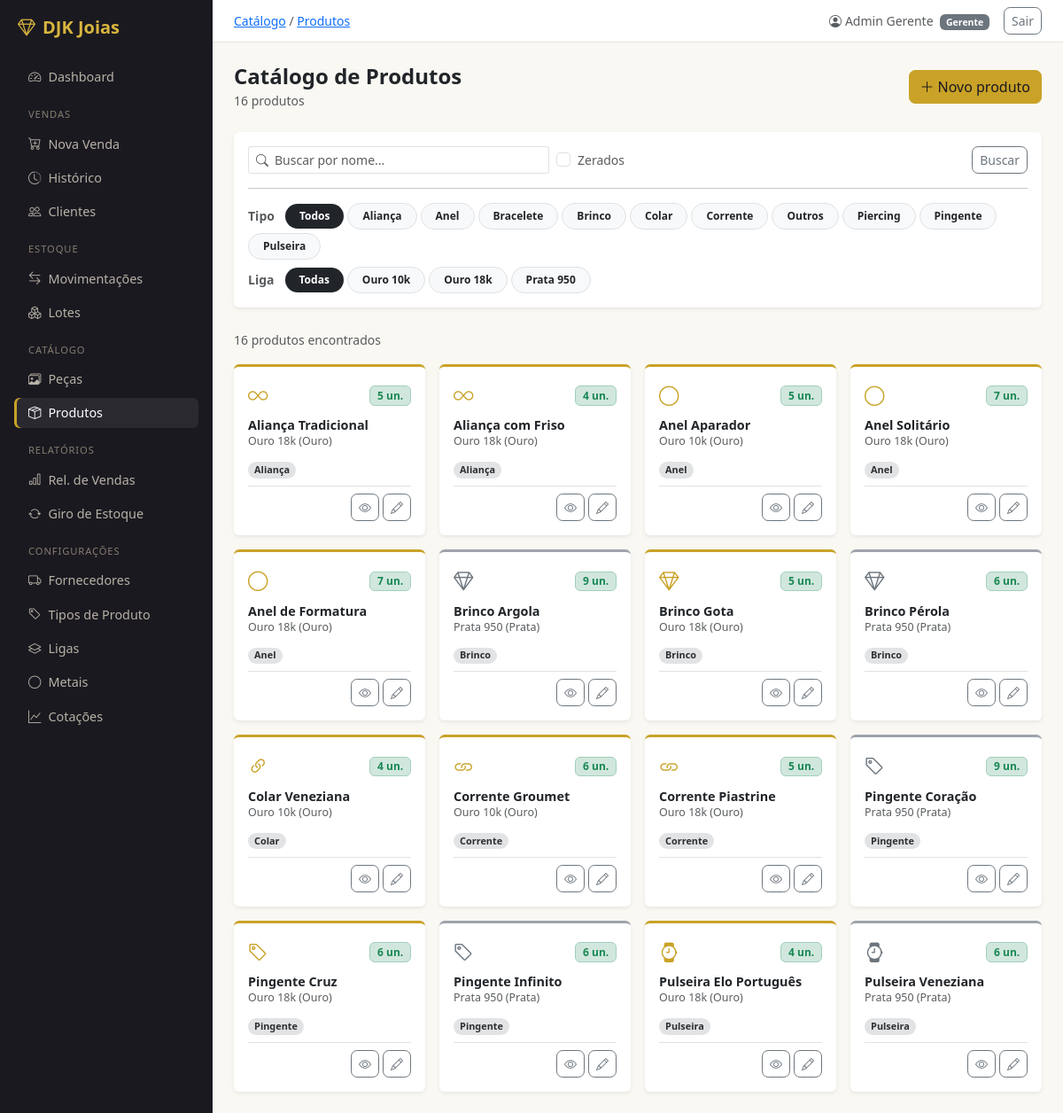
/catalogo/produtos/ (signed in), run on the app's committed database.
### usuarios/models.py (models this page shows, shortened)
class Usuario(AbstractUser):
    class Perfil(models.TextChoices):
        GERENTE  = 'GER', 'Gerente'
        VENDEDOR = 'VEN', 'Vendedor'
    perfil    = models.CharField(max_length=3, choices=Perfil.choices, default=Perfil.VENDEDOR)
    telefone  = models.CharField(max_length=20, blank=True)
    criado_em = models.DateTimeField(auto_now_add=True)
    class Meta:
        verbose_name        = 'Usuário'
        verbose_name_plural = 'Usuários'
        ordering            = ['first_name', 'last_name']
    @property
    def is_gerente(self):
        return self.perfil == self.Perfil.GERENTE

### catalogo/models.py (models this page shows, shortened)
class TipoProduto(models.Model):
    nome = models.CharField(max_length=50, unique=True)
    class Meta:
        verbose_name        = 'Tipo de Produto'
        verbose_name_plural = 'Tipos de Produto'
        ordering            = ['nome']
    def __str__(self):
        return self.nome

class Liga(models.Model):
    nome   = models.CharField(max_length=50, unique=True)
    metal  = models.ForeignKey(Metal, on_delete=models.PROTECT, related_name='ligas')
    pureza = models.DecimalField(
        max_digits=6, decimal_places=5,
        validators=[MinValueValidator(Decimal('0.00001')), MaxValueValidator(Decimal('1.0'))],
        help_text='Fração pura do metal. Ex: 0.75000 para Ouro 18k',
    )
    class Meta:
        verbose_name        = 'Liga'
        verbose_name_plural = 'Ligas'
        ordering            = ['metal', 'nome']
    def __str__(self):
        return f'{self.nome} ({self.metal})'

class Produto(models.Model):
    nome      = models.CharField(max_length=150, db_index=True)
    descricao = models.TextField(blank=True)
    tipo      = models.ForeignKey(TipoProduto, on_delete=models.PROTECT, null=True, blank=True, related_name='produtos')
    liga      = models.ForeignKey(Liga, on_delete=models.PROTECT, null=True, blank=True, related_name='produtos')
    criado_em     = models.DateTimeField(auto_now_add=True)
    atualizado_em = models.DateTimeField(auto_now=True)
    class Meta:
        verbose_name        = 'Produto'
        verbose_name_plural = 'Produtos'
        ordering            = ['nome']

class Metal(models.Model):
    nome    = models.CharField(max_length=50, unique=True)
    simbolo = models.CharField(max_length=10, unique=True, help_text='Símbolo da API. Ex: XAU, XAG')
    class Meta:
        verbose_name        = 'Metal'
        verbose_name_plural = 'Metais'
        ordering            = ['nome']
    def __str__(self):
        return self.nome

### catalogo/views.py (the view)
# urls.py: path('produtos/',                  views.ProdutoListView.as_view(),   name='produto_list'),
class ProdutoListView(LoginRequiredMixin, ListView):
    model               = Produto
    template_name       = 'catalogo/produto_list.html'
    context_object_name = 'produtos'
    paginate_by         = 24
    def get_queryset(self):
        qs = Produto.objects.select_related('liga__metal', 'tipo')
        qs = _anotar_estoque(qs)
        if busca := self.request.GET.get('q'):
            qs = qs.filter(nome__icontains=busca)
        if tipo_id := self.request.GET.get('tipo'):
            qs = qs.filter(tipo_id=tipo_id)
        if liga_ids := self.request.GET.getlist('liga'):
            qs = qs.filter(liga_id__in=liga_ids)
        if self.request.GET.get('sem_estoque'):
            qs = qs.filter(estoque_calc=0)
        return qs.order_by('nome')
    def get_context_data(self, **kwargs):
        ctx = super().get_context_data(**kwargs)
        ctx['busca']             = self.request.GET.get('q', '')
        ctx['sem_estoque']       = self.request.GET.get('sem_estoque', '')
        ctx['tipo_atual']        = self.request.GET.get('tipo', '')
        ctx['todos_tipos']       = TipoProduto.objects.order_by('nome')
        ctx['ligas_selecionadas'] = self.request.GET.getlist('liga')
        ctx['todas_ligas']       = Liga.objects.select_related('metal').order_by('nome')
        return ctx

### templates/catalogo/produto_list.html (shortened to what this page needs)
{% extends 'base.html' %}
{% block breadcrumb %}<a href="{% url 'catalogo:peca_list' %}">Catálogo</a> / <a href="{% url 'catalogo:produto_list' %}">Produtos</a>{% endblock %}
{% block content %}
<div class="d-flex align-items-center justify-content-between mb-4">
  <div>
    <h4 class="fw-semibold mb-0">Catálogo de Produtos</h4>
    <span class="text-muted small">{{ page_obj.paginator.count }} produto{{ page_obj.paginator.count|pluralize }}</span>
  </div>
  {% if user.is_gerente %}
  <a href="{% url 'catalogo:produto_create' %}" class="btn btn-warning">
    <i class="bi bi-plus-lg me-1"></i>Novo produto
  </a>
  {% endif %}
</div>
<div class="card border-0 shadow-sm mb-4">
  <div class="card-body py-3">
    <form method="get" id="filtro-form">
      <div class="d-flex flex-wrap align-items-center gap-2">
        <div class="input-group input-group-sm flex-grow-1" style="max-width:340px">
          <span class="input-group-text bg-transparent border-end-0">
            <i class="bi bi-search text-muted"></i>
          </span>
          <input type="text" name="q" value="{{ busca }}" class="form-control border-start-0 ps-0"
                 placeholder="Buscar por nome...">
        </div>
        <div class="form-check mb-0">
          <input type="checkbox" name="sem_estoque" id="sem_estoque" value="1"
                 class="form-check-input" {% if sem_estoque %}checked{% endif %}
                 onchange="document.getElementById('filtro-form').submit()">
          <label for="sem_estoque" class="form-check-label small text-muted">Zerados</label>
        </div>
        <button type="submit" class="btn btn-sm btn-outline-secondary ms-auto">Buscar</button>
      </div>
      <hr class="my-3">
      <div class="d-flex flex-wrap align-items-center gap-1 mb-2">
        <span class="small fw-semibold text-muted me-2">Tipo</span>
        <a href="?{% if busca %}q={{ busca }}&{% endif %}{% if sem_estoque %}sem_estoque=1&{% endif %}{% for lid in ligas_selecionadas %}liga={{ lid }}&{% endfor %}"
           class="badge rounded-pill tipo-chip text-decoration-none py-2 px-3
                  {% if not tipo_atual %}bg-dark text-white{% else %}bg-light text-dark border{% endif %}">
          Todos
        </a>
        {% for tipo in todos_tipos %}
        <a href="?tipo={{ tipo.pk }}{% if busca %}&q={{ busca }}{% endif %}{% if sem_estoque %}&sem_estoque=1{% endif %}{% for lid in ligas_selecionadas %}&liga={{ lid }}{% endfor %}"
           class="badge rounded-pill tipo-chip text-decoration-none py-2 px-3
                  {% if tipo_atual == tipo.pk|stringformat:'s' %}bg-dark text-white{% else %}bg-light text-dark border{% endif %}">
          {{ tipo.nome }}
        </a>
        {% endfor %}
      </div>
      {% if todas_ligas %}
      <div class="d-flex flex-wrap align-items-center gap-1">
        <span class="small fw-semibold text-muted me-2">Liga</span>
        <a href="?{% if tipo_atual %}tipo={{ tipo_atual }}&{% endif %}{% if busca %}q={{ busca }}&{% endif %}{% if sem_estoque %}sem_estoque=1&{% endif %}"
           class="badge rounded-pill tipo-chip text-decoration-none py-2 px-3
                  {% if not ligas_selecionadas %}bg-dark text-white{% else %}bg-light text-dark border{% endif %}">
          Todas
        </a>
        {% for liga in todas_ligas %}
        <label class="badge rounded-pill tipo-chip py-2 px-3 mb-0
                      {% if liga.pk|stringformat:'s' in ligas_selecionadas %}bg-dark text-white{% else %}bg-light text-dark border{% endif %}">
          {{ liga.nome }}
        </label>
        {% endfor %}
      </div>
      {% endif %}
    </form>
  </div>
</div>
{% if produtos %}
<div class="mb-3">
  <span class="text-muted small">{{ page_obj.paginator.count }} produto{{ page_obj.paginator.count|pluralize }} encontrado{{ page_obj.paginator.count|pluralize }}</span>
</div>
<div class="row g-3">
  {% for produto in produtos %}
  {% with metal=produto.liga.metal.simbolo|default:"" %}
  <div class="col-sm-6 col-lg-4 col-xl-3">
    <div class="card border-0 shadow-sm h-100 produto-card"
         style="border-top: 3px solid {% if metal == 'XAU' %}#c9a227{% elif metal == 'XAG' %}#9ea3ab{% elif produto.liga %}#6ea8fe{% else %}#dee2e6{% endif %} !important">
      <div class="card-body d-flex flex-column gap-2 p-3">
        <div class="d-flex align-items-center justify-content-between">
          <i class="
            {% if produto.tipo.nome == 'Anel' %}bi bi-circle
            {% elif produto.tipo.nome == 'Aliança' %}bi bi-infinity
            {% elif produto.tipo.nome == 'Brinco' %}bi bi-gem
            {% elif produto.tipo.nome == 'Colar' %}bi bi-link-45deg
            {% elif produto.tipo.nome == 'Corrente' %}bi bi-link
            {% elif produto.tipo.nome == 'Pulseira' %}bi bi-watch
            {% elif produto.tipo.nome == 'Bracelete' %}bi bi-watch
            {% elif produto.tipo.nome == 'Pingente' %}bi bi-tag
            {% elif produto.tipo.nome == 'Piercing' %}bi bi-circle-fill
            {% else %}bi bi-box
            {% endif %}
            {% if metal == 'XAU' %}text-warning
            {% elif metal == 'XAG' %}text-secondary
            {% elif produto.liga %}text-primary
            {% else %}text-muted{% endif %}"
            style="font-size:1.4rem"></i>
          {% if produto.estoque_calc == 0 %}
          <span class="badge bg-danger-subtle text-danger border border-danger-subtle">Zerado</span>
          {% elif produto.estoque_calc <= 2 %}
          <span class="badge bg-warning-subtle text-warning-emphasis border border-warning-subtle">{{ produto.estoque_calc }} un.</span>
          {% else %}
          <span class="badge bg-success-subtle text-success border border-success-subtle">{{ produto.estoque_calc }} un.</span>
          {% endif %}
        </div>
        <div>
          <div class="fw-semibold lh-sm mb-0" style="font-size:.9rem">{{ produto.nome }}</div>
          {% if produto.liga %}
          <div class="text-muted" style="font-size:.78rem">{{ produto.liga }}</div>
          {% else %}
          <div class="text-muted" style="font-size:.78rem">Sem liga</div>
          {% endif %}
        </div>
        {% if produto.tipo %}
        <div>
          <span class="badge rounded-pill bg-secondary-subtle text-secondary-emphasis" style="font-size:.68rem">
            {{ produto.tipo }}
          </span>
        </div>
        {% endif %}
        <div class="mt-auto pt-2 border-top d-flex justify-content-end">
          <div class="d-flex gap-1">
            <a href="{% url 'catalogo:produto_detail' produto.pk %}"
               class="btn btn-sm btn-outline-secondary" title="Detalhes">
              <i class="bi bi-eye"></i>
            </a>
            {% if user.is_gerente %}
            <a href="{% url 'catalogo:produto_update' produto.pk %}"
               class="btn btn-sm btn-outline-secondary" title="Editar">
              <i class="bi bi-pencil"></i>
            </a>
            {% endif %}
          </div>
        </div>
      </div>
    </div>
  </div>
  {% endwith %}
  {% endfor %}
</div>
{% endif %}
{% endblock %}

### templates/base.html (shortened to what this page needs)
<!DOCTYPE html>
<html lang="pt-br">
<head>
  <link href="https://cdn.jsdelivr.net/npm/bootstrap@5.3.3/dist/css/bootstrap.min.css" rel="stylesheet">
  <link href="https://cdn.jsdelivr.net/npm/bootstrap-icons@1.11.3/font/bootstrap-icons.min.css" rel="stylesheet">
</head>
<body>
<div class="d-flex">
  <nav id="sidebar" class="p-3">
    <div class="text-white fw-bold fs-5 mb-4 px-1">
      <i class="bi bi-gem me-2"></i>DJK Joias
    </div>
    <ul class="nav flex-column gap-1">
      <li><a href="{% url 'dashboard:index' %}" class="nav-link {% if request.resolver_match.app_name == 'dashboard' %}active{% endif %}">
        <i class="bi bi-speedometer2 me-2"></i>Dashboard
      </a></li>
      <li class="sidebar-section">Vendas</li>
      <li><a href="{% url 'vendas:venda_create' %}" class="nav-link {% if request.resolver_match.url_name == 'venda_create' %}active{% endif %}">
        <i class="bi bi-cart-plus me-2"></i>Nova Venda
      </a></li>
      <li><a href="{% url 'vendas:venda_list' %}" class="nav-link {% if request.resolver_match.url_name == 'venda_list' or request.resolver_match.url_name == 'venda_detail' %}active{% endif %}">
        <i class="bi bi-clock-history me-2"></i>Histórico
      </a></li>
      <li><a href="{% url 'vendas:cliente_list' %}" class="nav-link {% if request.resolver_match.url_name|slice:':7' == 'cliente' %}active{% endif %}">
        <i class="bi bi-people me-2"></i>Clientes
      </a></li>
      <li class="sidebar-section">Estoque</li>
      <li><a href="{% url 'estoque:movimentacao_list' %}" class="nav-link {% if request.resolver_match.url_name == 'movimentacao_list' or request.resolver_match.url_name == 'movimentacao_create' %}active{% endif %}">
        <i class="bi bi-arrow-left-right me-2"></i>Movimentações
      </a></li>
      <li><a href="{% url 'estoque:lote_list' %}" class="nav-link {% if request.resolver_match.url_name|slice:':4' == 'lote' %}active{% endif %}">
        <i class="bi bi-boxes me-2"></i>Lotes
      </a></li>
      <li class="sidebar-section">Catálogo</li>
      <li><a href="{% url 'catalogo:peca_list' %}" class="nav-link {% if request.resolver_match.url_name|slice:':4' == 'peca' %}active{% endif %}">
        <i class="bi bi-images me-2"></i>Peças
      </a></li>
      <li><a href="{% url 'catalogo:produto_list' %}" class="nav-link {% if request.resolver_match.url_name|slice:':7' == 'produto' %}active{% endif %}">
        <i class="bi bi-box-seam me-2"></i>Produtos
      </a></li>
      {% if user.is_gerente %}
      <li class="sidebar-section">Relatórios</li>
      <li><a href="{% url 'relatorios:vendas' %}" class="nav-link {% if request.resolver_match.url_name == 'vendas' and request.resolver_match.app_name == 'relatorios' %}active{% endif %}">
        <i class="bi bi-bar-chart me-2"></i>Rel. de Vendas
      </a></li>
      <li><a href="{% url 'relatorios:giro' %}" class="nav-link {% if request.resolver_match.url_name == 'giro' %}active{% endif %}">
        <i class="bi bi-arrow-repeat me-2"></i>Giro de Estoque
      </a></li>
      <li class="sidebar-section">Configurações</li>
      <li><a href="{% url 'vendas:fornecedor_list' %}" class="nav-link {% if request.resolver_match.url_name|slice:':10' == 'fornecedor' %}active{% endif %}">
        <i class="bi bi-truck me-2"></i>Fornecedores
      </a></li>
      <li><a href="{% url 'catalogo:tipo_produto_list' %}" class="nav-link {% if request.resolver_match.url_name|slice:':4' == 'tipo' %}active{% endif %}">
        <i class="bi bi-tag me-2"></i>Tipos de Produto
      </a></li>
      <li><a href="{% url 'catalogo:liga_list' %}" class="nav-link {% if request.resolver_match.url_name|slice:':4' == 'liga' %}active{% endif %}">
        <i class="bi bi-layers me-2"></i>Ligas
      </a></li>
      <li><a href="{% url 'catalogo:metal_list' %}" class="nav-link {% if request.resolver_match.url_name|slice:':5' == 'metal' %}active{% endif %}">
        <i class="bi bi-circle me-2"></i>Metais
      </a></li>
      <li><a href="{% url 'catalogo:cotacao_list' %}" class="nav-link {% if request.resolver_match.url_name == 'cotacao_list' %}active{% endif %}">
        <i class="bi bi-graph-up me-2"></i>Cotações
      </a></li>
      {% endif %}
    </ul>
  </nav>
  <div id="main" class="d-flex flex-column">
    <div class="topbar px-4 py-2 d-flex align-items-center justify-content-between">
      <span class="text-muted small">{% block breadcrumb %}{% endblock %}</span>
      <div class="d-flex align-items-center gap-3">
        <span class="small text-muted">
          <i class="bi bi-person-circle me-1"></i>{{ user.get_full_name|default:user.username }}
          <span class="badge bg-secondary ms-1">{{ user.get_perfil_display }}</span>
        </span>
        <form method="post" action="{% url 'logout' %}" class="m-0">
          <button type="submit" class="btn btn-sm btn-outline-secondary">Sair</button>
        </form>
      </div>
    </div>
    <main class="p-4 flex-grow-1">
      {% block content %}{% endblock %}
    </main>
  </div>
</div>
{% load static %}
</body>
</html>

### data on the page
Usuario: get_full_name "Admin Gerente", perfil "Gerente"
TipoProduto: nome "Aliança"
TipoProduto: nome "Anel"
TipoProduto: nome "Bracelete"
TipoProduto: nome "Brinco"
TipoProduto: nome "Colar"
TipoProduto: nome "Corrente"
TipoProduto: nome "Outros"
TipoProduto: nome "Piercing"
TipoProduto: nome "Pingente"
TipoProduto: nome "Pulseira"
Liga: nome "Ouro 10k"
Liga: nome "Ouro 18k"
Liga: nome "Prata 950"
Produto: estoque_calc "5", nome "Aliança Tradicional", liga "Ouro 18k (Ouro)", tipo "Aliança"
Produto: estoque_calc "4", nome "Aliança com Friso", liga "Ouro 18k (Ouro)", tipo "Aliança"
Produto: estoque_calc "5", nome "Anel Aparador", liga "Ouro 10k (Ouro)", tipo "Anel"
Produto: estoque_calc "7", nome "Anel Solitário", liga "Ouro 18k (Ouro)", tipo "Anel"
Produto: estoque_calc "7", nome "Anel de Formatura", liga "Ouro 18k (Ouro)", tipo "Anel"
Produto: estoque_calc "9", nome "Brinco Argola", liga "Prata 950 (Prata)", tipo "Brinco"
Produto: estoque_calc "5", nome "Brinco Gota", liga "Ouro 18k (Ouro)", tipo "Brinco"
Produto: estoque_calc "6", nome "Brinco Pérola", liga "Prata 950 (Prata)", tipo "Brinco"
Produto: estoque_calc "4", nome "Colar Veneziana", liga "Ouro 10k (Ouro)", tipo "Colar"
Produto: estoque_calc "6", nome "Corrente Groumet", liga "Ouro 10k (Ouro)", tipo "Corrente"
Produto: estoque_calc "5", nome "Corrente Piastrine", liga "Ouro 18k (Ouro)", tipo "Corrente"
Produto: estoque_calc "9", nome "Pingente Coração", liga "Prata 950 (Prata)", tipo "Pingente"
Produto: estoque_calc "6", nome "Pingente Cruz", liga "Ouro 18k (Ouro)", tipo "Pingente"
Produto: estoque_calc "6", nome "Pingente Infinito", liga "Prata 950 (Prata)", tipo "Pingente"
Produto: estoque_calc "4", nome "Pulseira Elo Português", liga "Ouro 18k (Ouro)", tipo "Pulseira"
Produto: estoque_calc "6", nome "Pulseira Veneziana", liga "Prata 950 (Prata)", tipo "Pulseira"

### other printed values
{{ page_obj.paginator.count }} "16"
